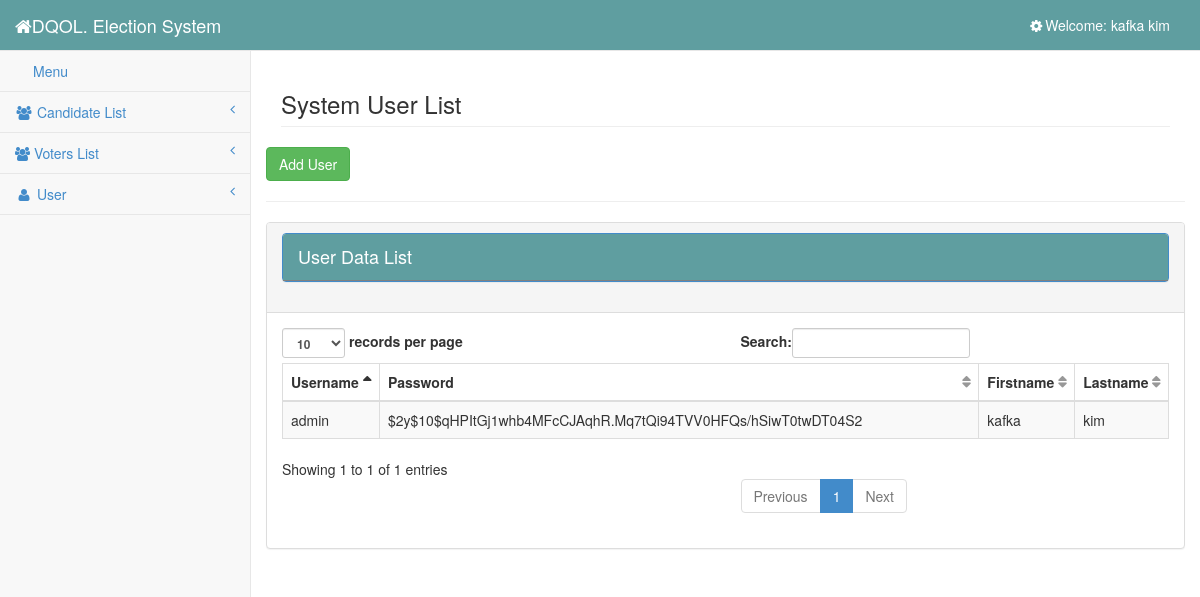
The page /admin/user.php (signed in) on the database its author committed.
### tables this page shows
CREATE TABLE `user` (
  `user_id` int(11) NOT NULL,
  `username` varchar(100) NOT NULL,
  `password` varchar(100) NOT NULL,
  `firstname` varchar(100) NOT NULL,
  `lastname` varchar(100) NOT NULL
);

### admin/session.php (called while the page is built, shortened)
<?php
	require '../database/dbcon.php';
	$session_id=$_SESSION['id'];
	$user_query = $conn->query("SELECT * FROM user WHERE user_id = '$session_id'") or die(mysqli_errno());
	$user_row = $user_query->fetch_array();
?>

### admin/user.php (the view, shortened to what this page needs)
<?php include ('session.php');?>
<?php include ('head.php');?>
<body>
    <div id="wrapper">
        <?php include ('side_bar.php');?>
        <div id="page-wrapper">
            <div class="row">
                <div class="col-lg-12">
                    <h3 class="page-header">System User List</h3>
                </div>
				<button class="btn btn-success" data-toggle="modal" data-target="#add_user">Add User</button>
				<hr/>
                    <div class="panel panel-default">
                        <div class="panel-heading">
                            <h4 class="modal-title" id="myModalLabel">
												<div class="panel panel-primary">
													<div class="panel-heading">
														User Data List
													</div>
												</div>
											</h4>
                        </div>
                        <div class="panel-body">
                            <div class="table-responsive">
                                <table class="table table-striped table-bordered table-hover" id="dataTables-example">
                                    <thead>
                                        <tr>
                                            <th>Username</th>
                                            <th>Password</th>
                                            <th>Firstname</th>
                                            <th>Lastname</th>
                                        </tr>
                                    </thead>
                                    <tbody>
                                        <tr>
										<?php
										require '../database/dbcon.php';
										$query = $conn->query("SELECT * FROM user ORDER BY user_id DESC");
										while($row = $query->fetch_array()){
										?>
											<td><?php echo $row ['username'];?></td>
                                            <td><?php echo $row ['password'];?></td>
                                            <td><?php echo $row ['firstname'];?></td>
                                            <td><?php echo $row ['lastname'];?></td>
                                        </tr>
                                       <?php } ?>
                                    </tbody>
                                </table>
                            </div>
                        </div>
                    </div>
            </div>
        </div>
    </div>
</body>
</html>

### admin/side_bar.php (shortened to what this page needs)
<?php require '../database/dbcon.php';?>
<nav class="navbar navbar-default navbar-static-top" role="navigation" style="margin-bottom:0; background-color:cadetblue;">
    <div class="navbar-header">
        <a class="navbar-brand" href="" style="color:white;"><i class="fa fa-home fa-large"> </i>DQOL. Election System</a>
    </div>
    <ul class="nav navbar-top-links navbar-right">
        <?php
        $query = $conn->query("SELECT * from user where user_id ='$session_id'") or die(mysql_error());
        while ($row = $query->fetch_array()) {
        ?>
            <li class="dropdown">
                <a class="dropdown-toggle" data-toggle="dropdown" href="#" style="color: white">
                    <i class="fa fa-cog fa-spin fa-fw"></i>Welcome: <?php echo $user_username = $user_row['firstname'] . " " . $user_row['lastname']; ?>
                </a>
            </li>
        <?php } ?>
    </ul>
    <div class="navbar-default sidebar" role="navigation">
        <div class="sidebar-nav navbar-collapse">
            <ul class="nav" id="side-menu">
                <li>
                    <a href="candidate.php"><i class="fa fa-menu fa-fw"></i>Menu </a>
                </li>
                <li>
                    <a href="#"><i class="fa fa-users fa-fw"></i> Candidate List<span class="fa arrow"></span></a>
                </li>
                <li>
                    <a href="#"><i class="fa fa-users"></i> Voters List<span class="fa arrow"></span></a>
                </li>
                <li>
                    <a href="#"><i class="fa fa-user fa-fw"></i> User<span class="fa arrow"></span></a>
                </li>
            </ul>
        </div>
    </div>
</nav>

### css/sb-admin-2.css (style rules this page uses)
body { background-color: #f8f8f8; }
#wrapper { width: 100%; }
#page-wrapper { padding: 0 15px; min-height: 568px; background-color: #fff; }
@media (min-width:768px) { #page-wrapper { position: inherit; margin: 0 0 0 250px; padding: 0 30px; border-left: 1px solid #e7e7e7; } }
.navbar-top-links li { display: inline-block; }
.navbar-top-links li:last-child { margin-right: 15px; }
.navbar-top-links li a { padding: 15px; min-height: 50px; }
.sidebar .sidebar-nav.navbar-collapse { padding-right: 0; padding-left: 0; }
.sidebar ul li { border-bottom: 1px solid #e7e7e7; }
.sidebar .arrow { float: right; }
.sidebar .fa.arrow:before { content: "\f104"; }
@media (min-width:768px) { .sidebar { z-index: 1; position: absolute; width: 250px; margin-top: 51px; } }
table.dataTable thead .sorting, table.dataTable thead .sorting_asc, table.dataTable thead .sorting_desc, table.dataTable thead .sorting_asc_disabled, table.dataTable thead .sorting_desc_disabled { background: 0 0; }
table.dataTable thead .sorting_asc:after { content: "\f0de"; float: right; font-family: fontawesome; }
table.dataTable thead .sorting:after { content: "\f0dc"; float: right; font-family: fontawesome; color: rgba(50,50,50,.5); }

### rows shown on the page
user: firstname+lastname "kafka kim", username "admin", password "$2y$10$qHPItGj1whb4MFcCJAqhR.Mq7tQi94TVV0HFQs/hSiwT0twDT04S2", firstname "kafka", lastname "kim"
